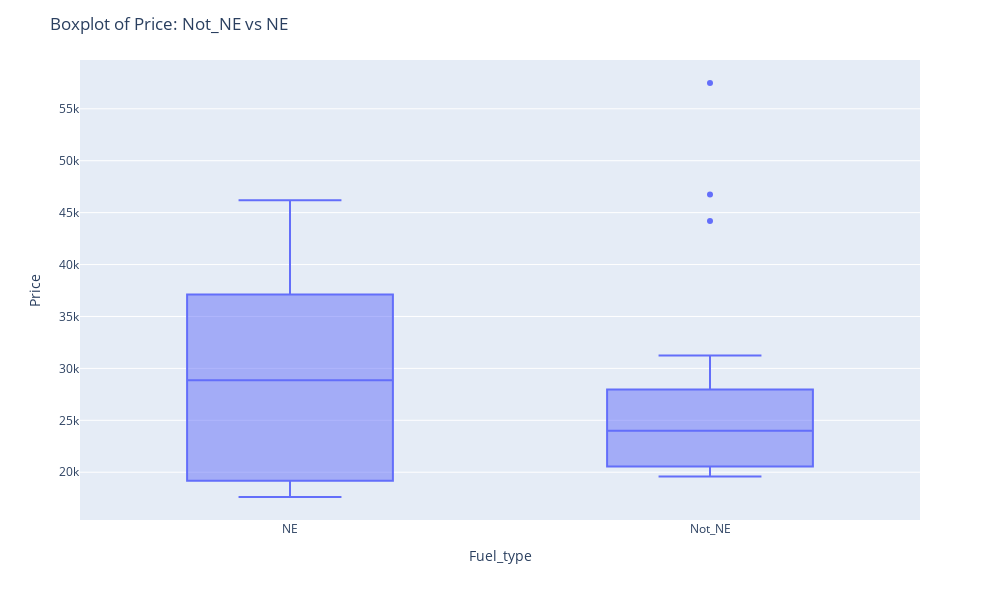

Notebook cell for this chart:
### Code cell
fig = px.box(group, x="Fuel_type", y="Price")
fig.layout.update(
    width=1000,
    height=600,
    title_text = 'Boxplot of Price: Not_NE vs NE')
fig.show()

### Figure 1 — Plotly figure (JSON) as saved in the notebook; plotly's stock layout.template omitted (floating-point values rounded to 4 significant figures)
{"data": [{"alignmentgroup": "True", "hovertemplate": "Fuel_type=%{x}<br>Price=%{y}<extra></extra>", "legendgroup": "", "marker": {"color": "#636efa"}, "name": "", "notched": false, "offsetgroup": "", "orientation": "v", "showlegend": false, "type": "box", "x": ["NE", "Not_NE", "NE", "Not_NE", "NE", "Not_NE", "NE", "Not_NE", "NE", "Not_NE", "NE", "Not_NE", "NE", "Not_NE", "NE", "Not_NE", "NE", "Not_NE", "NE", "Not_NE", "NE", "Not_NE", "NE", "Not_NE", "NE", "Not_NE", "NE", "Not_NE", "NE", "Not_NE", "NE", "Not_NE", "NE", "Not_NE", "NE", "Not_NE", "NE", "Not_NE", "NE", "Not_NE", "NE", "Not_NE", "NE", "Not_NE", "NE", "Not_NE", "NE", "Not_NE"], "x0": " ", "xaxis": "x", "y": [19970.0, 19600.0, 18910.0, 19630.0, 18070.0, 19990.0, 17890.0, 20070.0, 18030.0, 19980.0, 17615, 19950.0, 18190.0, 21030.0, 19450.0, 21370.0, 25140.0, 22200.0, 25680.0, 22780.0, 25950.0, 23110.0, 27860.0, 23150.0, 29870.0, 24850.0, 35200.0, 26200.0, 36970.0, 27730.0, 36380.0, 27740.0, 37270.0, 27900.0, 36130.0, 27850.0, 38100.0, 28030.0, 41550.0, 30430.0, 39290.0, 31250.0, 46200.0, 44200.0, 41560.0, 46740.0, 33230.0, 57480.0], "y0": " ", "yaxis": "y"}], "layout": {"boxmode": "group", "height": 600, "legend": {"tracegroupgap": 0}, "margin": {"t": 60}, "title": {"text": "Boxplot of Price: Not_NE vs NE"}, "width": 1000, "xaxis": {"anchor": "y", "autorange": true, "domain": [0, 1], "range": [-0.5, 1.5], "title": {"text": "Fuel_type"}, "type": "category"}, "yaxis": {"anchor": "x", "autorange": true, "domain": [0, 1], "range": [15400.0, 59700.0], "title": {"text": "Price"}, "type": "linear"}}}
